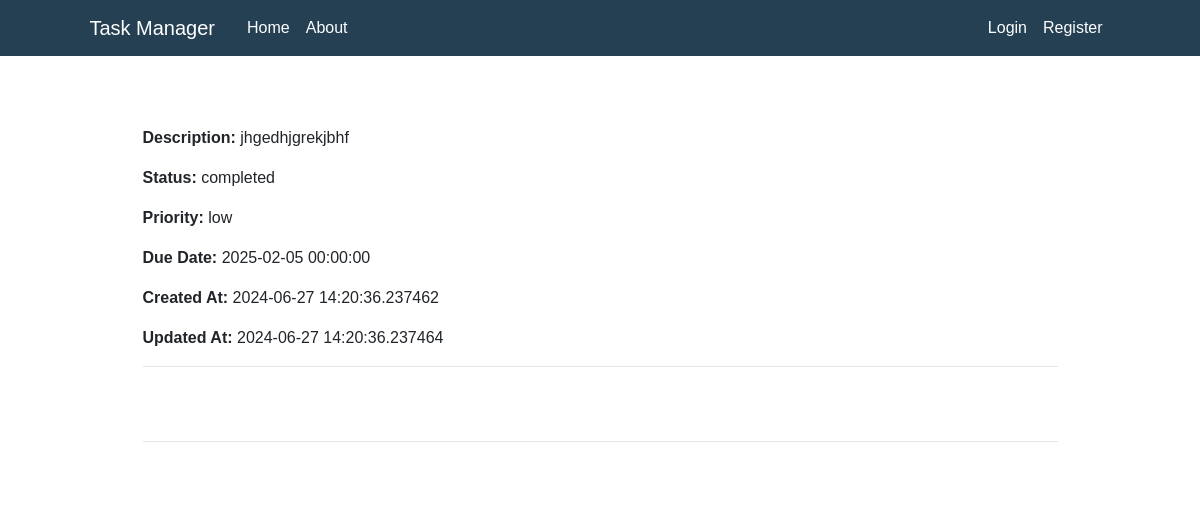
The app's page /task/2 with its own data.
### TaskManager/models.py (models this page shows, shortened)
class Task(db.Model):
    id = db.Column(db.Integer, primary_key=True)
    user_id = db.Column(db.Integer, db.ForeignKey('user.id'), nullable=False)
    title = db.Column(db.String(255), nullable=False)
    description = db.Column(db.Text)
    status = db.Column(db.Enum('in progress', 'completed', 'pending'), default='in progress')
    priority = db.Column(db.Enum('low', 'medium', 'high'), default='medium')
    due_date = db.Column(db.DateTime)
    created_at = db.Column(db.DateTime, default=datetime.utcnow)
    updated_at = db.Column(db.DateTime, default=datetime.utcnow, onupdate=datetime.utcnow)
    notes = db.relationship('Note', backref='task', lazy=True)
    task_collaborators = db.relationship('TaskCollaborator', backref='task', lazy=True)

### TaskManager/routes.py (the view)
@app.route("/task/<int:task_id>")
def task(task_id):
    task = Task.query.get_or_404(task_id)
    return render_template('task.html', title=task.title, task=task)

### TaskManager/templates/task.html (shortened to what this page needs)
{% extends "layout.html" %}
{% block content %}
    <div class="container">
        <h2>{{ task.title }}</h2>
        <p><strong>Description:</strong> {{ task.description }}</p>
        <p><strong>Status:</strong> {{ task.status }}</p>
        <p><strong>Priority:</strong> {{ task.priority }}</p>
        <p><strong>Due Date:</strong> {{ task.due_date }}</p>
        <p><strong>Created At:</strong> {{ task.created_at }}</p>
        <p><strong>Updated At:</strong> {{ task.updated_at }}</p>
        <hr>
        <h3>Notes</h3>
        <hr>
        <h3>Collaborators</h3>
    </div>
{% endblock content %}

### TaskManager/static/main.css (style rules this page uses)
body { width: 100%; height: 100vh; font-family: Arial, sans-serif; background-image: url('my-main.jpg'); background-position: center; background-size: cover; position: relative; margin-top: 5rem; }
h1, h2, h3, h4, h5, h6 { color: #ffffff; }
.container { width: 90%; max-width: 1200px; margin: 0 auto; }

### records on screen
Task: description "jhgedhjgrekjbhf", status "completed", priority "low", due_date "2025-02-05 00:00:00", created_at "2024-06-27 14:20:36.237462", updated_at "2024-06-27 14:20:36.237464"
